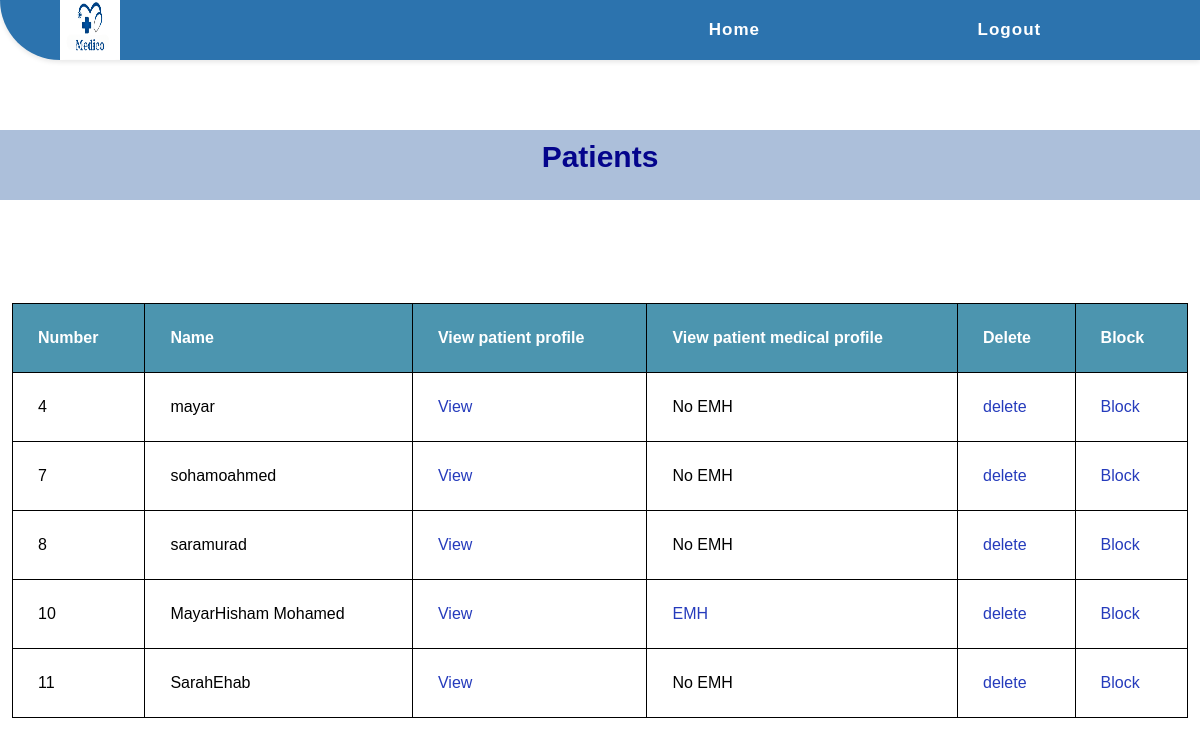
/admin/admin_view_patients.php, run on the app's committed database.
### tables this page shows
CREATE TABLE `patient` (
  `pid` int(11) NOT NULL,
  `first_name` varchar(255) NOT NULL,
  `last_name` varchar(255) NOT NULL,
  `gender` varchar(255) NOT NULL,
  `occupation` varchar(255) NOT NULL,
  `marital_status` varchar(255) NOT NULL,
  `email` varchar(255) NOT NULL,
  `allergies` varchar(255) NOT NULL,
  `blood_type` varchar(255) NOT NULL,
  `pdate_of_birth` date NOT NULL,
  `phone` int(11) NOT NULL,
  `emergency_contact` int(11) NOT NULL,
  `address` varchar(255) NOT NULL,
  `password` int(11) NOT NULL,
  `has_emh` varchar(255) NOT NULL,
  `paid` varchar(255) NOT NULL,
  `blocked` varchar(255) NOT NULL
);

### admin/admin_view_patients.php (the view, shortened to what this page needs)
<?php
include "../shared/conn.php";
    $qry="SELECT * FROM `patient` ";
$rslt=mysqli_query($connect,$qry);
?>
<!DOCTYPE html>
<html lang="en">
<head>
    <link rel="stylesheet" href="../CSS/style.css">
    <link rel="stylesheet" href="../CSS/footer.css">
    <link rel="stylesheet" href="../CSS/pharmacy's view.css">
    <link rel="stylesheet" href="../CSS/style.css">
</head>
<body>
    <nav>
        <div class="logo">
            <a href="#"><img src="../Images/medico.png" alt="Medico Logo"></a>
        </div>
        <ul class="nav-links">
            <li><a href="./admin_home.php">Home</a></li>
            <li><a href="../shared/login.php?bbye='1'">Logout</a></li>
        </ul>
    </nav>
    <h1 class="h1_text" id="Requests">Patients</h1>
    <table>
        <thead>
            <tr>
                <th>Number</th>
                <th>Name</th>
                <th>View patient profile</th>
                <th>View patient medical profile</th>
                <th>Delete</th>
                <th>Block</th>
            </tr>
        </thead>
        <?php while ($row=mysqli_fetch_array($rslt)) {?>
        <tbody>
            <tr>
                <td><?php   echo $row['pid']  ?></td>
                <td>  <?php   echo $row['first_name']    .  $row['last_name']   ?></td>
                <td><a href="patient_profile_for_admin.php?view=<?php echo $row['pid'];?> "> View</a></td>
                <td><?php $select = "SELECT * FROM `patient` WHERE paid = 'yes'
                AND has_emh = 'yes' AND pid = '".$row['pid']."' ";
                $sel = mysqli_query($connect , $select);
                $sell = mysqli_num_rows($sel);
                if($sell > 0){ ?><a href="EMH_view_admin.php?emh=<?php echo $row['pid']; ?>">EMH</a> <?php }else{ ?>No EMH <?php } ?></td>
                <td><a href="admin_view_patients.php?delete=<?php echo $row['pid'];?> "> delete</a></td>
                <?php
                if($row['blocked'] == 'yes'){
                ?>
                <td><a href="admin_view_patients.php?unblock=<?php echo $row['pid'];?> "> Unblock</a></td>
                <?php } else { ?>
                    <td><a href="admin_view_patients.php?block=<?php echo $row['pid'];?> "> Block</a></td>
             <?php   } ?>
            </tr>
        <?php
        }
        ?>
        </tbody>
    </table>
</body>
</html>

### CSS/style.css (style rules this page uses)
* { padding: 0; margin: 0; box-sizing: border-box; font-family: 'Poppins', sans-serif; }
nav { display: flex; justify-content: space-between; align-items: center; background-color: #2c73ae; height: 60px; padding: 0 50px; box-shadow: 0px 2px 5px rgba(0, 0, 0, 0.1); border-bottom-left-radius: 60px; }
.logo { width: 60px; height: 60px; margin-left: 10px; }
.logo img { width: 100%; height: 100%; }
.nav-links { display: flex; justify-content: space-around; width: 50%; }
.nav-links li { list-style: none; }
.nav-links a { color: #ffffff; text-decoration: none; font-weight: bold; font-size: 17px; letter-spacing: 1px; }
.nav-links li { opacity: 1; transition: opacity 0.5s ease-in-out; margin: 10px 0; }
.h1_text { text-align: center; color: rgb(4, 4, 140); font-size: 30px; padding-top: 10px; font-weight: bold; margin-top: 70px; margin-bottom: 20px; background-color: #295aa063; height: 70px; }

### CSS/footer.css (style rules this page uses)
body { min-height: 100vh; }
a { color: #253bbc; text-decoration: none; }
html { height: 100%; }
body { display: flex; flex-direction: column; min-height: 100%; }

### CSS/pharmacy's view.css (style rules this page uses)
* { padding: 0; margin: 0; box-sizing: border-box; font-family: 'Poppins', sans-serif; }
nav { display: flex; justify-content: space-between; align-items: center; background-color: #2c73ae; height: 60px; padding: 0 50px; box-shadow: 0px 2px 5px rgba(0, 0, 0, 0.1); border-bottom-left-radius: 60px; }
.logo { width: 60px; height: 60px; margin-left: 10px; }
.logo img { width: 100%; height: 100%; }
.nav-links { display: flex; justify-content: space-around; width: 50%; }
.nav-links li { list-style: none; }
.nav-links a { color: #ffffff; text-decoration: none; font-weight: bold; font-size: 17px; letter-spacing: 1px; }
.nav-links li { opacity: 1; transition: opacity 0.5s ease-in-out; margin: 10px 0; }
.h1_text { text-align: center; color: rgb(4, 4, 140); font-size: 26px; padding-top: 18px; font-weight: bold; margin-top: 60px; margin-bottom: 20px; background-color: #295aa063; height: 70px; }
table { border-collapse: collapse; width: 98%; margin: auto; }
th, td { text-align: left; padding: 25px; border: 1px solid black; }
th { background-color: #4c95af; color: white; }

### data on the page
patient: pid "4", first_name "mayar", shows "No EMH"
patient: pid "7", first_name "soha", last_name "moahmed", shows "No EMH"
patient: pid "8", first_name "sara", last_name "murad", shows "No EMH"
patient: pid "10", first_name "Mayar", last_name "Hisham Mohamed"
patient: pid "11", first_name "Sarah", last_name "Ehab", shows "No EMH"
